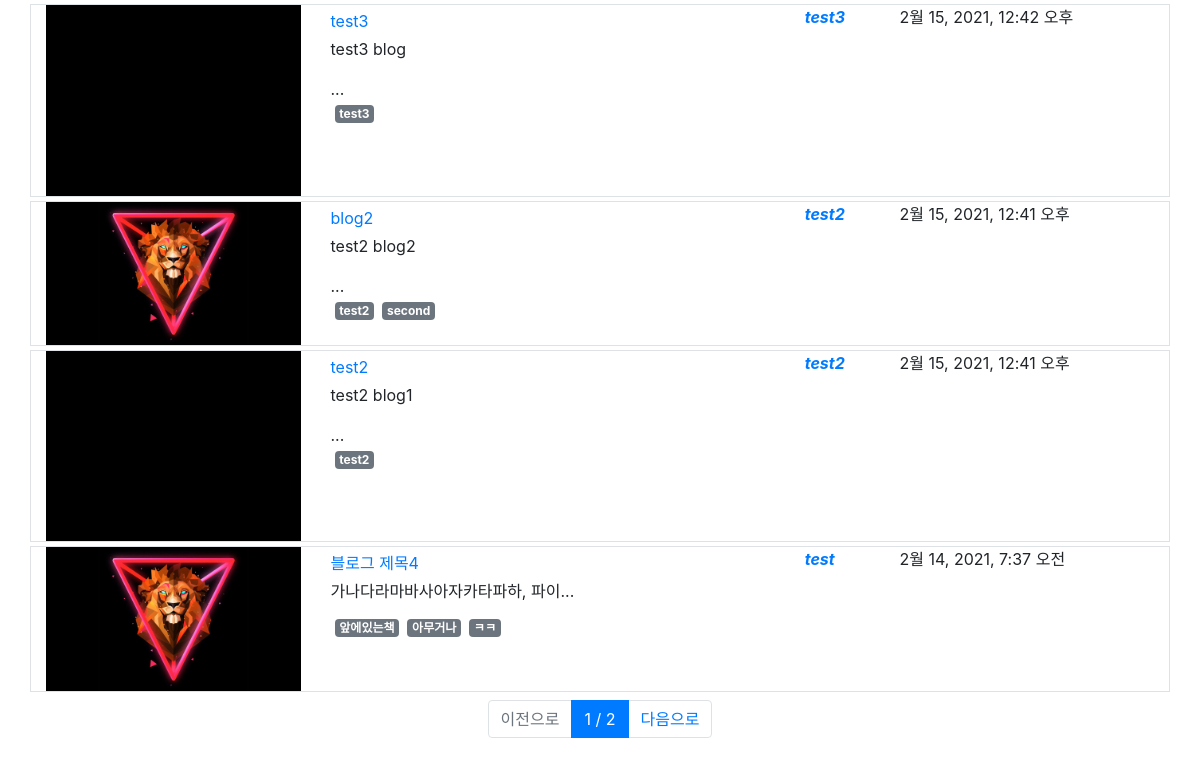
The page /recent-blog/ on the database as committed earlier.
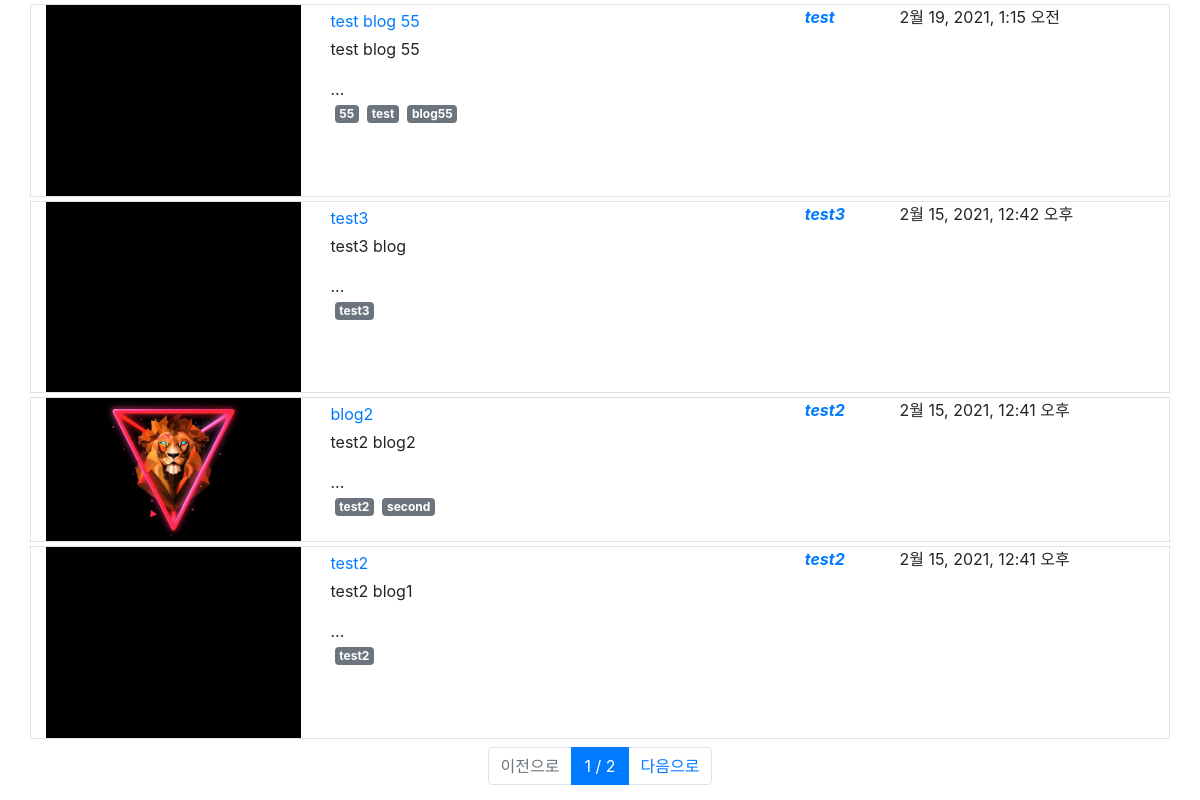
The same page on the database as committed later.
### blog_page/models.py (models this page shows, shortened)
class Blog(models.Model):
    title = models.CharField(max_length=255, verbose_name='제목')
    contents = models.TextField(verbose_name='내용')
    thumbnails = models.ImageField(blank=True,upload_to=upload_to,null=True,default='blank.png')
    writer = models.ForeignKey('user.User',on_delete=models.CASCADE,verbose_name='작성자')
    tags = models.ManyToManyField('tag.Tag',verbose_name='태그')
    registered_date = models.DateTimeField(auto_now_add=True, verbose_name='등록시간')
    class Meta:
        db_table = 'blog'
        verbose_name = '게시글'
        verbose_name_plural = '게시글'

### tag/models.py (models this page shows, shortened)
class Tag(models.Model):
    name = models.CharField(max_length=32, verbose_name='태그명')
    registered_date = models.DateTimeField(auto_now_add=True, verbose_name='등록시간')
    class Meta:
        db_table = 'tag'
        verbose_name = '태그'
        verbose_name_plural = '태그'

### user/models.py (models this page shows)
class User(models.Model):
    username = models.CharField(max_length=128, verbose_name='ID')
    email = models.EmailField(max_length=128, verbose_name='E-mail')
    password = models.CharField(max_length=128, verbose_name='비밀번호')
    register_date = models.DateTimeField(auto_now_add=True, verbose_name='등록일')
    def __str__(self):
        return self.username
    class Meta:
        db_table = 'user'
        verbose_name = '사용자'
        verbose_name_plural = '사용자'

### blog_page/views.py (the view)
# urls.py: path('recent-blog/', IndexView.as_view()),
class IndexView(View):
    def get(self, request):
        blogs = Blog.objects.all().order_by('-id')
        page = int(request.GET.get('p', 1))
        paginator = Paginator(blogs, 4)
        blogs = paginator.get_page(page)
        return render(request, 'index.html', {'username': request.session.get('user'), 'blogs':blogs})

### blog_page/templates/index.html (shortened to what this page needs)
<html>
<head>
  <link rel="stylesheet" href="https://stackpath.bootstrapcdn.com/bootstrap/4.3.1/css/bootstrap.min.css"
>
</head>
<body>
    <div class="container">
    {% for blog in blogs %}
        <div class="row mt-1 border">
                {% if blog.thumbnails != None %}
                <img src="{{ blog.thumbnails.url }}" class="col-3">
                {% else %}
                <img class="col-3">
                {% endif %}
                <div class="col-5">
                    <div class="my-1"><a href='/blog/detail/{{ blog.id }}' target="_top">{{ blog.title }}</a></div>
                    <div class="my-1">{{ blog.contents|safe|slice:":20" }}...</div>
                    <div id="tags" class="d-flex flex-row">
                    {% for tag in blog.tags.all %}
                    <span class="badge badge-secondary mx-1">{{ tag.name }}</span>
                    {% endfor %}
                    </div>
                </div>
                <div class="col-1 font-weight-bold font-italic">
                    <a id="blog-writer-{{ blog.id }}" href="/myblog/{{ blog.writer }}/" target="_top">{{ blog.writer }}</a>
                </div>
                <div class="col-3">{{ blog.registered_date }}</div>
        </div>
    {% endfor %}
        <div class="row mt-2">
            <div class="col-12">
                <nav>
                    <ul class="pagination justify-content-center">
                        {% if blogs.has_previous %}
                        <li class="page-item">
                            <a class="page-link" href="?p={{ blogs.previous_page_number }}">이전으로</a>
                        </li>
                        {% else %}
                        <li class="page-item disabled">
                            <a class="page-link" href="#">이전으로</a>
                        </li>
                        {% endif %}
                        <li class="page-item active">
                            <a class="page-link" href="#">{{ blogs.number }} / {{ blogs.paginator.num_pages }}</a>
                        </li>
                        {% if blogs.has_next %}
                        <li class="page-item">
                            <a class="page-link" href="?p={{ blogs.next_page_number }}"> 다음으로</a>
                        </li>
                        {% else %}
                        <li class="page-item disabled">
                            <a class="page-link" href="#">다음으로</a>
                        </li>
                        {% endif %}
                    </ul>
                </nav>
            </div>
        </div>
    </div>
</body>
</html>

Rows that differ between the two databases and show on the page:
no longer on this page (row unchanged): Blog: thumbnails (picture), title "블로그 제목4", contents "가나다라마바사아자카타파하, 파이", writer "test", registered_date "2월 14, 2021, 7:37 오전"
no longer on this page (row unchanged): Tag: name "앞에있는책", shown under "블로그 제목4"
no longer on this page (row unchanged): Tag: name "아무거나", shown under "블로그 제목4"
no longer on this page (row unchanged): Tag: name "ㅋㅋ", shown under "블로그 제목4"
added Blog: thumbnails (placeholder picture), title "test blog 55", contents "test blog 55", writer "test", registered_date "2월 19, 2021, 1:15 오전"
added Tag: name "55", shown under "test blog 55"
added Tag: name "test", shown under "test blog 55"
added Tag: name "blog55", shown under "test blog 55"
